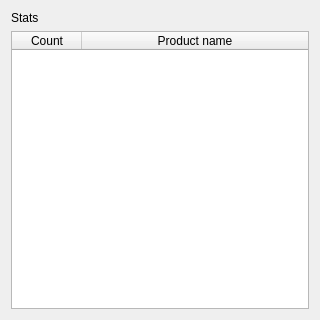
<?xml version="1.0" encoding="UTF-8"?>
<ui version="4.0">
 <class>ViewProductDialog</class>
 <widget class="QDialog" name="ViewProductDialog">
  <property name="geometry">
   <rect>
    <x>0</x>
    <y>0</y>
    <width>320</width>
    <height>320</height>
   </rect>
  </property>
  <property name="windowTitle">
   <string>Product details</string>
  </property>
  <layout class="QVBoxLayout" name="verticalLayout_2">
   <item>
    <layout class="QHBoxLayout" name="horizontalLayout_2">
     <item>
      <widget class="QLabel" name="stats">
       <property name="text">
        <string>Stats</string>
       </property>
      </widget>
     </item>
    </layout>
   </item>
   <item>
    <layout class="QVBoxLayout" name="verticalLayout">
     <item>
      <layout class="QHBoxLayout" name="horizontalLayout">
       <item>
        <widget class="QTableWidget" name="productsWidget">
         <property name="sizePolicy">
          <sizepolicy hsizetype="Expanding" vsizetype="Expanding">
           <horstretch>2</horstretch>
           <verstretch>0</verstretch>
          </sizepolicy>
         </property>
         <property name="editTriggers">
          <set>QAbstractItemView::NoEditTriggers</set>
         </property>
         <attribute name="horizontalHeaderDefaultSectionSize">
          <number>70</number>
         </attribute>
         <attribute name="horizontalHeaderStretchLastSection">
          <bool>true</bool>
         </attribute>
         <column>
          <property name="text">
           <string>Count</string>
          </property>
         </column>
         <column>
          <property name="text">
           <string>Product name</string>
          </property>
         </column>
        </widget>
       </item>
      </layout>
     </item>
    </layout>
   </item>
  </layout>
 </widget>
 <resources/>
 <connections/>
</ui>
